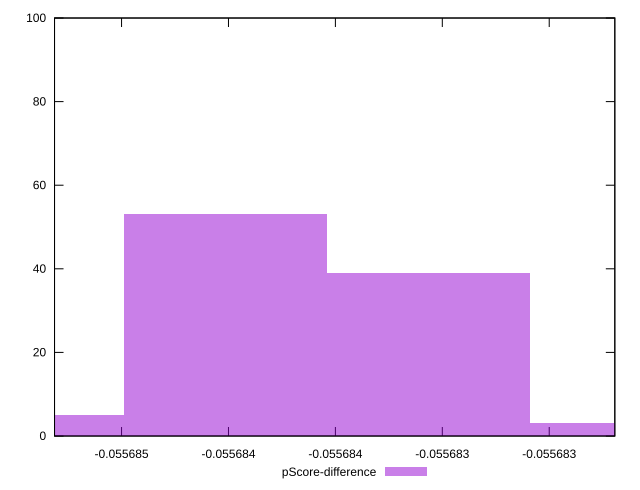

Reproduce this figure in gnuplot.
reset

$pScoreDifference <<EOF
-0.055684513961337265 53
-0.055683564912116804 39
-0.055685463010557726 5
-0.05568261586289634 3
EOF

set key outside below
set boxwidth 9.490492204611458e-7
set xrange [-0.05568531346121225:-0.05568269320705577]
set yrange [0:100]
set trange [0:100]
set style fill transparent solid 0.5 noborder
set terminal svg size 640, 490 enhanced background rgb 'white'
set output "report_00008_2021-01-22T20:58:29.167/total-byte-weight/samples/pages+cached+noexternal/pScore-difference/histogram.svg"

plot $pScoreDifference title "pScore-difference" with boxes

reset
